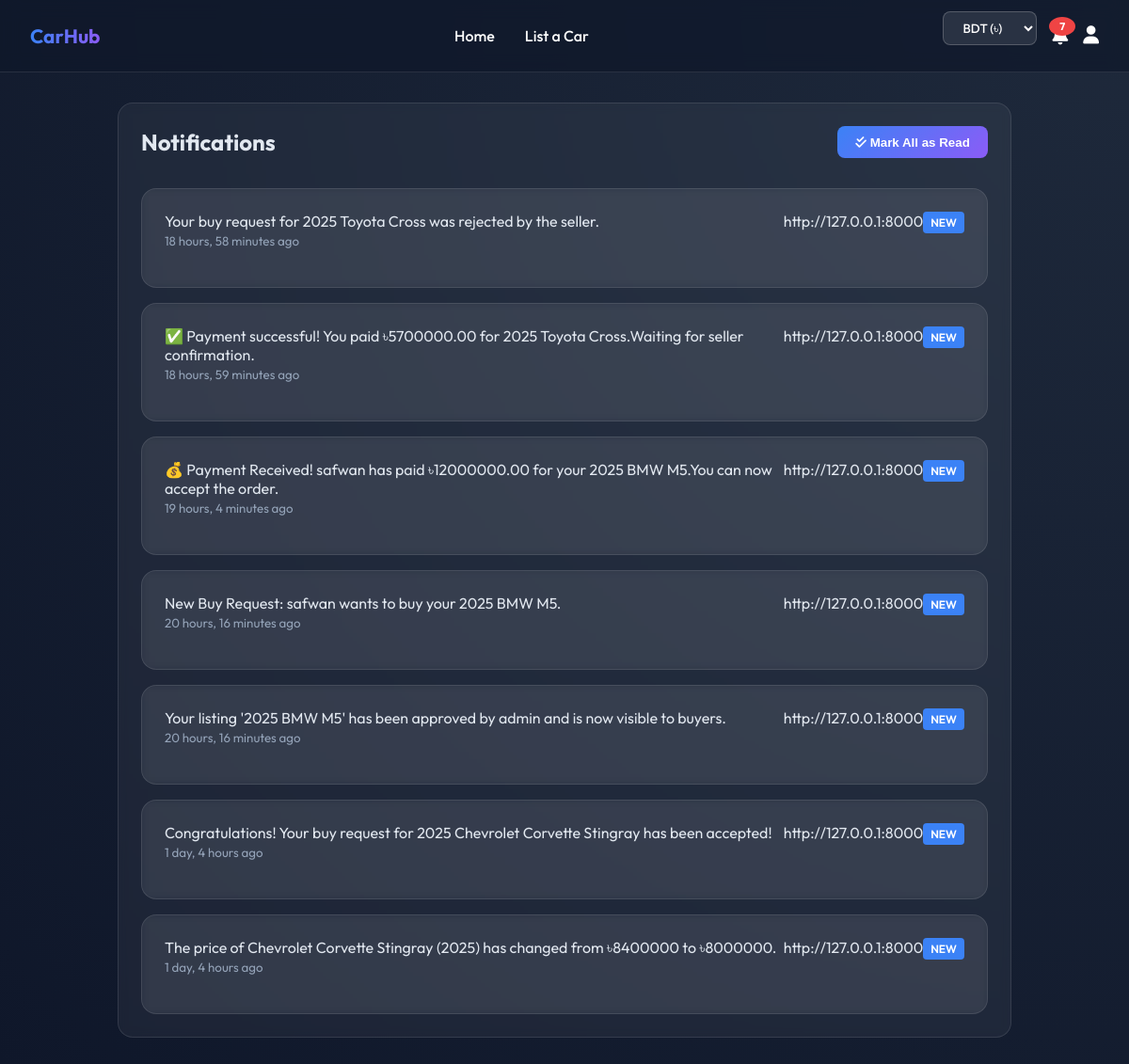
Screenshot of /notifications/ (signed in) with the database file from the repository.
### cars/models.py (models this page shows)
class Notification(models.Model):
    user = models.ForeignKey(User, on_delete=models.CASCADE)
    message = models.TextField()
    is_read = models.BooleanField(default=False)
    created_at = models.DateTimeField(auto_now_add=True)

### cars/views.py (the view)
# urls.py: path('notifications/', views.notifications, name='notifications'),
def notifications(request):
    if not request.user.is_authenticated:
        return redirect('login')
    notifs = Notification.objects.filter(user=request.user).order_by('-created_at')
    unread_count = notifs.filter(is_read=False).count()
    admin_user = User.objects.filter(is_superuser=True).first()
    admin_email = admin_user.email if admin_user else None
    admin_whatsapp = admin_user.profile.whatsapp_number if admin_user and hasattr(admin_user, 'profile') else None
    return render(request, 'cars/notifications.html', {
        'notifications': notifs,
        'unread_count': unread_count,
        'admin_email': admin_email,
        'admin_whatsapp': admin_whatsapp
    })

### cars/templatetags/notification_tags.py (called while the page is built)
@register.simple_tag(takes_context=True)
def unread_notifications_count(context):
    request = context.get('request')
    if request and request.user.is_authenticated:
        return Notification.objects.filter(user=request.user, is_read=False).count()
    return 0

### cars/templates/cars/notifications.html (shortened to what this page needs)
{% extends 'cars/base.html' %}
{% block content %}
<div class="card" style="max-width: 900px; margin: 0 auto;">
    <div style="display:flex; justify-content:space-between; align-items:center; margin-bottom:2rem;">
        <h2 style="margin:0;">Notifications</h2>
        {% if unread_count > 0 %}
        <form action="{% url 'mark_all_read' %}" method="post" style="margin:0;">
            <button type="submit" class="btn btn-primary">
                <i class="fa-solid fa-check-double"></i> Mark All as Read
            </button>
        </form>
        {% endif %}
    </div>
    <div style="display:flex; flex-direction:column; gap:1rem;">
        {% for notif in notifications %}
        <div class="card">
            <div style="display:flex; justify-content:space-between; align-items:start; margin-bottom: 1rem;">
                <div style="flex:1;">
                    <p style="margin:0; white-space: pre-line;">{{ notif.message }}</p>
                    <small style="color:#94a3b8;">{{ notif.created_at|timesince }} ago</small>
                </div>http://127.0.0.1:8000
                {% if not notif.is_read %}
                <span
                    style="background:#3b82f6; color:white; padding:0.25rem 0.5rem; border-radius:0.25rem; font-size:0.75rem; font-weight:600;">
                    NEW
                </span>
                {% endif %}
            </div>
        </div>
        {% empty %}
        <p style="text-align:center; color:#94a3b8; padding:2rem;">No notifications.</p>
        {% endfor %}
    </div>
</div>
{% endblock %}

### cars/static/cars/style.css (style rules this page uses)
:root { --bg-color: #0f172a; --text-color: #e2e8f0; --primary-color: #3b82f6; --secondary-color: #8b5cf6; --glass-bg: rgba(255, 255, 255, 0.05); --glass-border: rgba(255, 255, 255, 0.1); }
body { background-color: var(--bg-color); color: var(--text-color); font-family: 'Outfit', sans-serif; margin: 0; padding: 0; min-height: 100vh; background-image: radial-gradient(circle at top right, #1e293b, #0f172a); }
.card { background: var(--glass-bg); backdrop-filter: blur(5px); border: 1px solid var(--glass-border); border-radius: 1rem; padding: 1.5rem; transition: transform 0.3s, box-shadow 0.3s; display: flex; flex-direction: column; }
.btn { display: inline-block; padding: 0.6rem 1.2rem; border-radius: 0.5rem; text-decoration: none; font-weight: 600; transition: all 0.3s; border: none; cursor: pointer; text-align: center; }
.btn-primary { background: linear-gradient(135deg, var(--primary-color), var(--secondary-color)); color: white; }

### rows the page displays
Notification: message "Your buy request for 2025 Toyota Cross was rejected by the seller.", created_at "18 hours, 58 minutes", is_read "NEW"
Notification: message "✅ Payment successful! You paid ৳5700000.00 for 2025 Toyota Cross.Waiting for seller confirmation.", created_at "18 hours, 59 minutes", is_read "NEW"
Notification: message "💰 Payment Received! safwan has paid ৳12000000.00 for your 2025 BMW M5.You can now accept the order.", created_at "19 hours, 4 minutes", is_read "NEW"
Notification: message "New Buy Request: safwan wants to buy your 2025 BMW M5.", created_at "20 hours, 16 minutes", is_read "NEW"
Notification: message "Your listing '2025 BMW M5' has been approved by admin and is now visible to buyers.", created_at "20 hours, 16 minutes", is_read "NEW"
Notification: message "Congratulations! Your buy request for 2025 Chevrolet Corvette Stingray has been accepted!", created_at "1 day, 4 hours", is_read "NEW"
Notification: message "The price of Chevrolet Corvette Stingray (2025) has changed from ৳8400000 to ৳8000000.", created_at "1 day, 4 hours", is_read "NEW"

### other values shown
{{ unread_notifications_count }} "7"
